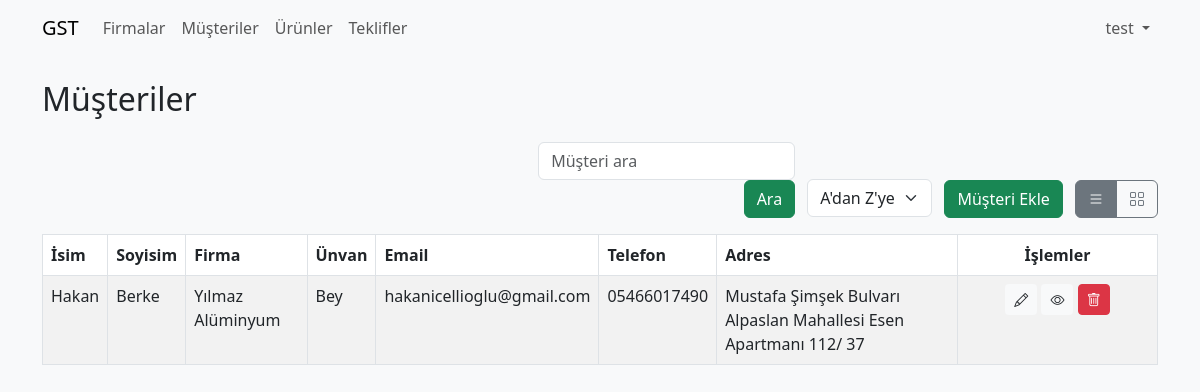
/customers.php (signed in), run on the app's committed database.
### tables this page shows
CREATE TABLE `customers` (
  `id` int(10) UNSIGNED NOT NULL,
  `company_id` int(10) UNSIGNED DEFAULT NULL,
  `first_name` varchar(50) NOT NULL,
  `last_name` varchar(50) NOT NULL,
  `title` varchar(30) DEFAULT NULL,
  `email` varchar(100) DEFAULT NULL,
  `phone` varchar(20) DEFAULT NULL,
  `address` varchar(255) DEFAULT NULL
);

CREATE TABLE `companies` (
  `id` int(10) UNSIGNED NOT NULL,
  `name` varchar(100) NOT NULL,
  `phone` varchar(20) DEFAULT NULL,
  `address` varchar(255) DEFAULT NULL,
  `email` varchar(100) DEFAULT NULL
);

### helpers/theme.php (called while the page is built, shortened)
<?php
function get_theme(): string
{
    return $_SESSION['theme'] ?? 'light';
}
function theme_css(): string
{
    return (get_theme() === 'dark')
        ? 'https://cdn.jsdelivr.net/npm/bootswatch@5.3.0/dist/darkly/bootstrap.min.css'
        : 'https://cdn.jsdelivr.net/npm/bootstrap@5.3.0/dist/css/bootstrap.min.css';
}
function get_color(): string
{
    return $_SESSION['color'] ?? 'primary';
}

### helpers/device.php (called while the page is built)
<?php
function is_mobile(): bool
{
    $ua = $_SERVER['HTTP_USER_AGENT'] ?? '';
    return preg_match('/Android|webOS|iPhone|iPad|iPod|BlackBerry|IEMobile|Opera Mini/i', $ua) === 1;
}
function resolve_view(): string
{
    return $_GET['view'] ?? (is_mobile() ? 'card' : 'list');
}

### helpers/auth.php (called while the page is built, shortened)
<?php
function is_admin(PDO $pdo): bool
{
    $userId = $_SESSION['user']['id'] ?? null;
    try {
        $stmt = $pdo->prepare(
            'SELECT r.name FROM roles r ' .
            'JOIN role_user ru ON r.id = ru.role_id ' .
            'WHERE ru.user_id = ? LIMIT 1'
        );
        $stmt->execute([$userId]);
        $role = $stmt->fetchColumn();
        return $role === 'admin';
    } catch (PDOException $e) {
        return false;
    }
}
?>

### customers.php (the view, shortened to what this page needs)
<?php
require_once 'config.php';
require_once 'helpers/theme.php';
require_once 'helpers/device.php';
require_once 'helpers/auth.php';
$companyStmt = $pdo->query("SELECT id, name FROM companies ORDER BY name");
$companies = $companyStmt->fetchAll();
$canAddCustomer = count($companies) > 0;
$search = $_GET['search'] ?? '';
$sort = (isset($_GET['sort']) && $_GET['sort'] === 'desc') ? 'DESC' : 'ASC';
$view = resolve_view();
$params = $_GET;
$params['view'] = 'list';
$listUrl = 'customers?' . http_build_query($params);
$params['view'] = 'card';
$cardUrl = 'customers?' . http_build_query($params);
$query = "SELECT c.*, co.name AS company_name FROM customers c LEFT JOIN companies co ON c.company_id = co.id WHERE c.first_name LIKE :search1 OR c.last_name LIKE :search2 ORDER BY c.first_name $sort, c.last_name $sort";
$stmt = $pdo->prepare($query);
$stmt->execute([
    ':search1' => "%$search%",
    ':search2' => "%$search%"
]);
$customers = $stmt->fetchAll();
?>
<!DOCTYPE html>
<html lang="tr">
<head>
    <link href="<?php echo theme_css(); ?>" rel="stylesheet">
</head>
<body class="bg-light">
    <?php include 'includes/header.php'; ?>
    <div class="container py-4">
        <h2 class="mb-4">Müşteriler</h2>
        <div class="row mb-3">
            <div class="col-12 text-end">
                <form method="get" class="form-inline-responsive d-inline-block me-2">
                    <input type="text" name="search" value="<?php echo htmlspecialchars($search); ?>"
                        class="form-control" placeholder="Müşteri ara">
                    <button type="submit" class="btn btn-<?php echo get_color(); ?> ms-2">Ara</button>
                </form>
                <form method="get" class="form-inline-responsive d-inline-block me-2">
                    <select name="sort" class="form-select">
                        <option value="asc" <?php echo $sort === 'ASC' ? 'selected' : ''; ?>>A'dan Z'ye</option>
                    </select>
                </form>
                <?php if ($canAddCustomer): ?>
                    <button type="button" class="btn btn-<?php echo get_color(); ?>" data-bs-toggle="modal"
                        data-bs-target="#addModal">Müşteri
                        Ekle</button>
                <?php else: ?>
                    <a href="company" class="btn btn-<?php echo get_color(); ?>">Firma Ekle</a>
                <?php endif; ?>
                <div class="btn-group ms-2 view-toggle d-none d-md-inline-flex" role="group">
                    <a href="<?php echo $listUrl; ?>"
                        class="btn btn-outline-secondary <?php echo $view === 'list' ? 'active' : ''; ?>"><i
                            class="bi bi-list"></i></a>
                    <a href="<?php echo $cardUrl; ?>"
                        class="btn btn-outline-secondary <?php echo $view === 'card' ? 'active' : ''; ?>"><i
                            class="bi bi-grid"></i></a>
                </div>
            </div>
        </div>
        <?php if ($view === 'list'): ?>
            <table class="table table-bordered table-striped responsive-table">
                <thead>
                    <tr>
                        <th>İsim</th>
                        <th>Soyisim</th>
                        <th>Firma</th>
                        <th>Ünvan</th>
                        <th>Email</th>
                        <th>Telefon</th>
                        <th>Adres</th>
                        <th class="text-center actions-col">İşlemler</th>
                    </tr>
                </thead>
                <tbody>
                    <?php foreach ($customers as $customer): ?>
                        <tr>
                            <td><?php echo htmlspecialchars($customer['first_name']); ?></td>
                            <td><?php echo htmlspecialchars($customer['last_name']); ?></td>
                            <td><?php echo htmlspecialchars($customer['company_name']); ?></td>
                            <td><?php echo htmlspecialchars($customer['title']); ?></td>
                            <td><?php echo htmlspecialchars($customer['email']); ?></td>
                            <td><?php echo htmlspecialchars($customer['phone']); ?></td>
                            <td><?php echo htmlspecialchars($customer['address']); ?></td>
                            <td class="text-center actions-col">
                                <button class="btn btn-sm bg-light text-dark" data-bs-toggle="modal"
                                    data-bs-target="#editModal<?php echo $customer['id']; ?>"><i class="bi bi-pencil"></i></button>
                                <?php if (is_admin($pdo)): ?>
                                <a href="log-list.php?table=customers&id=<?php echo $customer['id']; ?>" class="btn btn-sm bg-light text-dark" title="Logları Gör"><i class="bi bi-eye"></i></a>
                                <?php endif; ?>
                                <form method="post" action="customers" class="d-inline-block"
                                    onsubmit="return confirm('Silmek istediğinize emin misiniz?');">
                                    <button type="submit" class="btn btn-sm btn-danger"><i class="bi bi-trash"></i></button>
                                </form>
                            </td>
                        </tr>
                    <?php endforeach; ?>
                </tbody>
            </table>
        <?php endif; ?>
    </div>
</body>
</html>

### assets/css/style.css (style rules this page uses)
.form-inline-responsive { display: flex; flex-wrap: wrap; align-items: center; gap: 0.5rem; }
.form-inline-responsive .form-control, .form-inline-responsive .form-select { width: auto; }
.actions-col { min-width: 200px; white-space: nowrap; }

### data on the page
customers: first_name "Hakan", last_name "Berke", company.name "Yılmaz Alüminyum", title "Bey", email "hakanicellioglu@gmail.com", phone "05466017490", address "Mustafa Şimşek Bulvarı Alpaslan Mahallesi Esen Apartmanı 112/ 37"

### other printed values
$_SESSION['user']['username'] "test"
